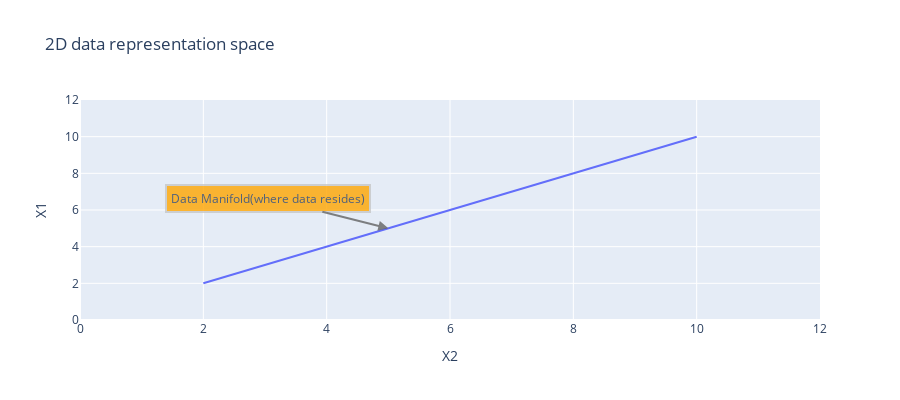

The cell this chart's notebook holds for it:
### Code cell
N = 50
rand_x = np.linspace(2, 10, N)
rand_x1 = np.linspace(2, 10, N)
rand_x2 = np.linspace(2, 10, N)

trace1 = go.Scatter(x=rand_x, y=rand_x1, mode='markers', name='Actual')
trace1 = go.Scatter(x=rand_x, y=rand_x2, mode='lines', name='Model')
layout = go.Layout(title='2D data representation space', xaxis=dict(title='X2', range=(0,12)), yaxis=dict(title='X1', range=(0,12)), height=400, annotations=[dict(x=5, y=5, xref='x', yref='y', text='Data Manifold(where data resides)', showarrow=True, align='center', arrowhead=2, arrowsize=1, arrowwidth=2, arrowcolor='#636363', ax=-120, ay=-30, bordercolor='#c7c7c7', borderwidth=2, borderpad=4, bgcolor='orange', opacity=0.8)])

figure=go.Figure(data=[trace1], layout=layout)
iplot(figure)

### Figure 1 — Plotly figure (JSON) as saved in the notebook; plotly's stock layout.template omitted (floating-point values rounded to 4 significant figures)
{"data": [{"mode": "lines", "name": "Model", "type": "scatter", "x": [2, 2.163, 2.327, 2.49, 2.653, 2.816, 2.98, 3.143, 3.306, 3.469, 3.633, 3.796, 3.959, 4.122, 4.286, 4.449, 4.612, 4.776, 4.939, 5.102, 5.265, 5.429, 5.592, 5.755, 5.918, 6.082, 6.245, 6.408, 6.571, 6.735, 6.898, 7.061, 7.224, 7.388, 7.551, 7.714, 7.878, 8.041, 8.204, 8.367, 8.531, 8.694, 8.857, 9.02, 9.184, 9.347, 9.51, 9.673, 9.837, 10], "y": [2, 2.163, 2.327, 2.49, 2.653, 2.816, 2.98, 3.143, 3.306, 3.469, 3.633, 3.796, 3.959, 4.122, 4.286, 4.449, 4.612, 4.776, 4.939, 5.102, 5.265, 5.429, 5.592, 5.755, 5.918, 6.082, 6.245, 6.408, 6.571, 6.735, 6.898, 7.061, 7.224, 7.388, 7.551, 7.714, 7.878, 8.041, 8.204, 8.367, 8.531, 8.694, 8.857, 9.02, 9.184, 9.347, 9.51, 9.673, 9.837, 10]}], "layout": {"annotations": [{"align": "center", "arrowcolor": "#636363", "arrowhead": 2, "arrowsize": 1, "arrowwidth": 2, "ax": -120, "ay": -30, "bgcolor": "orange", "bordercolor": "#c7c7c7", "borderpad": 4, "borderwidth": 2, "opacity": 0.8, "showarrow": true, "text": "Data Manifold(where data resides)", "x": 5, "xref": "x", "y": 5, "yref": "y"}], "height": 400, "title": {"text": "2D data representation space"}, "xaxis": {"range": [0, 12], "title": {"text": "X2"}}, "yaxis": {"range": [0, 12], "title": {"text": "X1"}}}}
